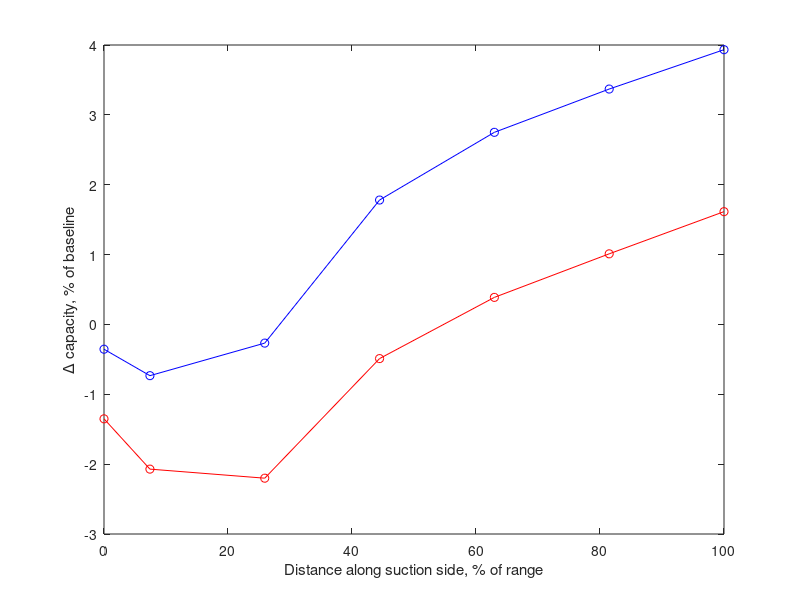

Reproduce this figure in MATLAB. (Note: this script raises an error after producing the figure.)
clear variables;
close all;
load workspaces/sch_data.mat;


%finding the plenum total pressure from a given mass flow rate fraction

%physical properties
R = 287.058; %[Joules/(kg.K)]
cp = 1121; %[Joules/(kg.K)]
cv = 834; %[Joules/(kg.K)]
gamma = cp/cv;

fluent_operating_pressure = 4285900;

p_m_benchmark = -1e6 + fluent_operating_pressure;

coolant_ratio = 0.01;

%2D hole width
A_h = 7.4993e-4;

%inlet total pressure
p_0m = 4325590;

%total temperatures
T_0m = 300;
T_0c = 300;

%correction between 2D and Q3D
q3d_strip_width = 0.0029;
ratio_of_slot_to_hole = (4/pi)*q3d_strip_width/A_h;



%use the benchmark coolant MFR to work out the plenum total pressure,
%iteratively

m_m_benchmark = 121;
m_c_benchmark = m_m_benchmark*coolant_ratio;
zeta_p = 0.8;

number_of_iterations = 10;

%array to store and plot the convergence for both possible methods
array = zeros(number_of_iterations,1);

%initial guess
p_0c_benchmark = p_m_benchmark;

for i = 1:number_of_iterations
  p_0c_benchmark = p_m_benchmark*( 1 - ( R*(gamma-1)*T_0c*m_c_benchmark^2*p_0c_benchmark^((2-2*gamma)/gamma) )/( 2*gamma*A_h^2*p_m_benchmark^(2/gamma) ) )^(gamma/(1-gamma));
  array(i,1) = p_0c_benchmark;
end

ratio_of_coolant_to_main_tp = p_0c_benchmark/p_0m;

resulting_coolant_mass_flow_rate = (p_0c_benchmark/sqrt(T_0c))*A_h*sqrt(gamma/R)*(p_m_benchmark/p_0c_benchmark)^(1/gamma)*sqrt( (2/(gamma-1))*( 1 - (p_m_benchmark/p_0c_benchmark)^((gamma-1)/gamma) ) );
resulting_coolant_ratio = resulting_coolant_mass_flow_rate/m_m_benchmark;



%to find the correct plenum total pressure
p_0cp = ( p_0c_benchmark - zeta_p*p_m_benchmark )/( 1 - zeta_p );
ratio_of_plenum_to_main_tp = p_0cp/p_0m;

p_0cp_gauge = p_0cp - fluent_operating_pressure;







%plot the CFD data%%%%%%%



%mass_flow_rates columns:
%1) hole position (not normalised)
%2) inlet MFR
%3) outlet MFR
%4) plenum MFR
%5) local surface static pressure (gauge in Fluent)



%outlet_total_pressures_averages columns:
%1) hole position (not normalised)
%2) area-averaged outlet total pressure (gauge in Fluent)



%normalise the hole positions

hole_positions = (50/27)*(mass_flow_rates(:,1) - 26);


%work out the theoretical hole exit total pressures and thus capacities

m_c = mass_flow_rates(:,4);

p_m = mass_flow_rates(:,5) + fluent_operating_pressure;

p_0c = zeta_p.*p_m(:) + (1-zeta_p)*p_0cp;
 
G_c = ( sqrt(T_0c)/p_0cp ).*m_c;


%work out the capacities

m_in = mass_flow_rates(:,2);

G_in = ( sqrt(T_0m)/p_0m ).*m_in;

G_out = ( sqrt(T_0m)/p_0m ).*( m_in + m_c );

G_baseline = ( sqrt(T_0m)/p_0m )*baseline;



%define a surface pressure coefficient
C_p = (p_m-min(p_m))/(max(p_m)-min(p_m));
%C_p = p_m;
%C_p = p_0cp./p_m;

%define the critical pressure ratio
r_crit = ((gamma+1)/2)^(gamma/(1-gamma));

%define a coolant isentropic capacity
G_c_isent = (sqrt(T_0c)/p_0cp).*(p_0c/sqrt(T_0c))*A_h.*sqrt(gamma/R).*(p_m./p_0c).^(1/gamma).*sqrt( (2/(gamma-1)).*( 1 - (p_m./p_0c).^((gamma-1)/gamma) ) );


%define a surface isentropic Mach number
M_surf = sqrt( (2/(gamma-1))*( (p_0m./p_m).^((gamma-1)/gamma) -1 ) );

p_2 = 2625200; %outlet static pressure

%define a loss for each hole position
total_pressures = outlet_total_pressure_averages(:,2);
total_pressures_absolute = total_pressures + fluent_operating_pressure;
loss = (p_0m - total_pressures_absolute)/(p_0m - p_2);





% Default figure settings
figure_width = 4;     % Width in inches
figure_height = 4;    % Height in inches
axes_line_width = 0.75;    % AxesLineWidth
font_size = 14;      % Fontsize
line_width = 1.5;      % LineWidth
marker_size = 8;       % MarkerSize


%set(0, 'defaultfigureunits', 'centimeters')
%set(0, 'defaultfigureposition', [35 15 9 9])
%set(0, 'defaultaxesposition', [0.19 0.14 0.76 0.75])


geometric_throat_location = 38;
geometric_throat_normalised = (50/27)*(geometric_throat_location - 26);


figure(1)
plot(hole_positions,100*(G_in/G_baseline - 1), 'r-o')
hold on
plot(hole_positions,100*(G_out/G_baseline - 1), 'b-o')

xlabel('Distance along suction side, % of range')
ylabel('\Delta capacity, % of baseline')
throat_line = xline(geometric_throat_normalised,'-k',{'Geometric throat'},'FontName','Charter','FontSize',font_size);
throat_line.LabelVerticalAlignment = 'top';
throat_line.LabelHorizontalAlignment = 'left';
baseline_line = yline(100*(G_baseline/G_baseline - 1),'-k',{'Baseline'},'FontName','Charter','FontSize',font_size);
baseline_line.LabelVerticalAlignment = 'bottom';
baseline_line.LabelHorizontalAlignment = 'right';
legend('\Gamma_{in}', '\Gamma_{out}', 'Location', 'southeast')

%Here we set up the axes
pos = get(gcf, 'Position');
set(gcf, 'Position', [pos(1) pos(2) figure_width*100, figure_height*100]); %<- Set size
set(gca, 'FontSize', font_size, 'LineWidth', axes_line_width); %<- Set properties
set(gca,'FontName','Charter','FontSize',font_size)
% Here we preserve the size of the image when we save it.
set(gcf,'InvertHardcopy','on');
set(gcf,'PaperUnits', 'inches');
papersize = get(gcf, 'PaperSize');
left = (papersize(1)- figure_width)/2;
bottom = (papersize(2)- figure_height)/2;
myfiguresize = [left, bottom, figure_width, figure_height];
set(gcf,'PaperPosition', myfiguresize);
print('../../figs/sch_hole_location_vs_capacity','-dpng','-r300');


figure(2)
plot(hole_positions,100*(G_c/G_c(1,1) - 1), 'k-o')
%hold on
%plot(hole_positions,100*(G_c_isent/G_c_isent(1,1) - 1), 'r-o')

xlabel('Distance along suction side, % of range')
ylabel('\Delta  coolant capacity, %')
throat_line = xline(geometric_throat_normalised,'-k',{'Geometric throat'},'FontName','Charter','FontSize',font_size);
throat_line.LabelVerticalAlignment = 'bottom';

%Here we set up the axes
pos = get(gcf, 'Position');
set(gcf, 'Position', [pos(1) pos(2) figure_width*100, figure_height*100]); %<- Set size
set(gca, 'FontSize', font_size, 'LineWidth', axes_line_width); %<- Set properties
set(gca,'FontName','Charter','FontSize',font_size)
% Here we preserve the size of the image when we save it.
set(gcf,'InvertHardcopy','on');
set(gcf,'PaperUnits', 'inches');
papersize = get(gcf, 'PaperSize');
left = (papersize(1)- figure_width)/2;
bottom = (papersize(2)- figure_height)/2;
myfiguresize = [left, bottom, figure_width, figure_height];
set(gcf,'PaperPosition', myfiguresize);
print('../../figs/sch_hole_location_vs_coolant_capacity','-dpng','-r300');


figure(3)
plot(  M_surf, 100*(G_in/G_baseline - 1), 'r-o')
hold on
plot(  M_surf, 100*(G_out/G_baseline - 1), 'b-o')

%labels = {'0','7','26','44','63','81','100'};
%text(M_surf, 100*(G_out/G_out(1,1) - 1), labels,'VerticalAlignment','bottom','HorizontalAlignment','right')
xlabel('Surface isentropic Mach number')
ylabel('\Delta capacity, % of baseline')
baseline_line = yline(100*(G_baseline/G_baseline - 1),'-k',{'Baseline'},'FontName','Charter','FontSize',font_size);
baseline_line.LabelVerticalAlignment = 'top';
baseline_line.LabelHorizontalAlignment = 'left';
legend('\Gamma_{in}', '\Gamma_{out}', 'Location', 'northwest')

%Here we set up the axes
pos = get(gcf, 'Position');
set(gcf, 'Position', [pos(1) pos(2) figure_width*100, figure_height*100]); %<- Set size
set(gca, 'FontSize', font_size, 'LineWidth', axes_line_width); %<- Set properties
set(gca,'FontName','Charter','FontSize',font_size)
% Here we preserve the size of the image when we save it.
set(gcf,'InvertHardcopy','on');
set(gcf,'PaperUnits', 'inches');
papersize = get(gcf, 'PaperSize');
left = (papersize(1)- figure_width)/2;
bottom = (papersize(2)- figure_height)/2;
myfiguresize = [left, bottom, figure_width, figure_height];
set(gcf,'PaperPosition', myfiguresize);
print('../../figs/sch_surface_isentropic_mach_number_vs_capacity','-dpng','-r300');


figure(4)
%plot(  C_p,  100*(G_c/G_c(1,1) - 1), 'k-o')
plot(  100*(G_c_isent/G_c_isent(1,1) - 1),  100*(G_c/G_c(1,1) - 1), 'k-o')

xlabel('\Delta coolant isentropic capacity, %')
ylabel('\Delta  coolant capacity, %')
%choked_line = xline(100*(G_c_isent_choked/G_c_isent(1,1) - 1),'-k',{'Geometric throat'},'FontName','Charter','FontSize',font_size);
%choked_line.LabelVerticalAlignment = 'bottom';

%Here we set up the axes
pos = get(gcf, 'Position');
set(gcf, 'Position', [pos(1) pos(2) figure_width*100, figure_height*100]); %<- Set size
set(gca, 'FontSize', font_size, 'LineWidth', axes_line_width); %<- Set properties
set(gca,'FontName','Charter','FontSize',font_size)
% Here we preserve the size of the image when we save it.
set(gcf,'InvertHardcopy','on');
set(gcf,'PaperUnits', 'inches');
papersize = get(gcf, 'PaperSize');
left = (papersize(1)- figure_width)/2;
bottom = (papersize(2)- figure_height)/2;
myfiguresize = [left, bottom, figure_width, figure_height];
set(gcf,'PaperPosition', myfiguresize);
print('../../figs/sch_coolant_isentropic_capacity_vs_coolant_capacity','-dpng','-r300');


figure(5)
plot(hole_positions,100*loss, 'k-o')

xlabel('Distance along suction side, % of range')
ylabel('Overall loss at domain outlet, %')
throat_line = xline(geometric_throat_normalised,'-k',{'Geometric throat'},'FontName','Charter','FontSize',font_size);
throat_line.LabelVerticalAlignment = 'bottom';

%Here we set up the axes
pos = get(gcf, 'Position');
set(gcf, 'Position', [pos(1) pos(2) figure_width*100, figure_height*100]); %<- Set size
set(gca, 'FontSize', font_size, 'LineWidth', axes_line_width); %<- Set properties
set(gca,'FontName','Charter','FontSize',font_size)
% Here we preserve the size of the image when we save it.
set(gcf,'InvertHardcopy','on');
set(gcf,'PaperUnits', 'inches');
papersize = get(gcf, 'PaperSize');
left = (papersize(1)- figure_width)/2;
bottom = (papersize(2)- figure_height)/2;
myfiguresize = [left, bottom, figure_width, figure_height];
set(gcf,'PaperPosition', myfiguresize);
print('../../figs/sch_hole_location_vs_loss','-dpng','-r300');












